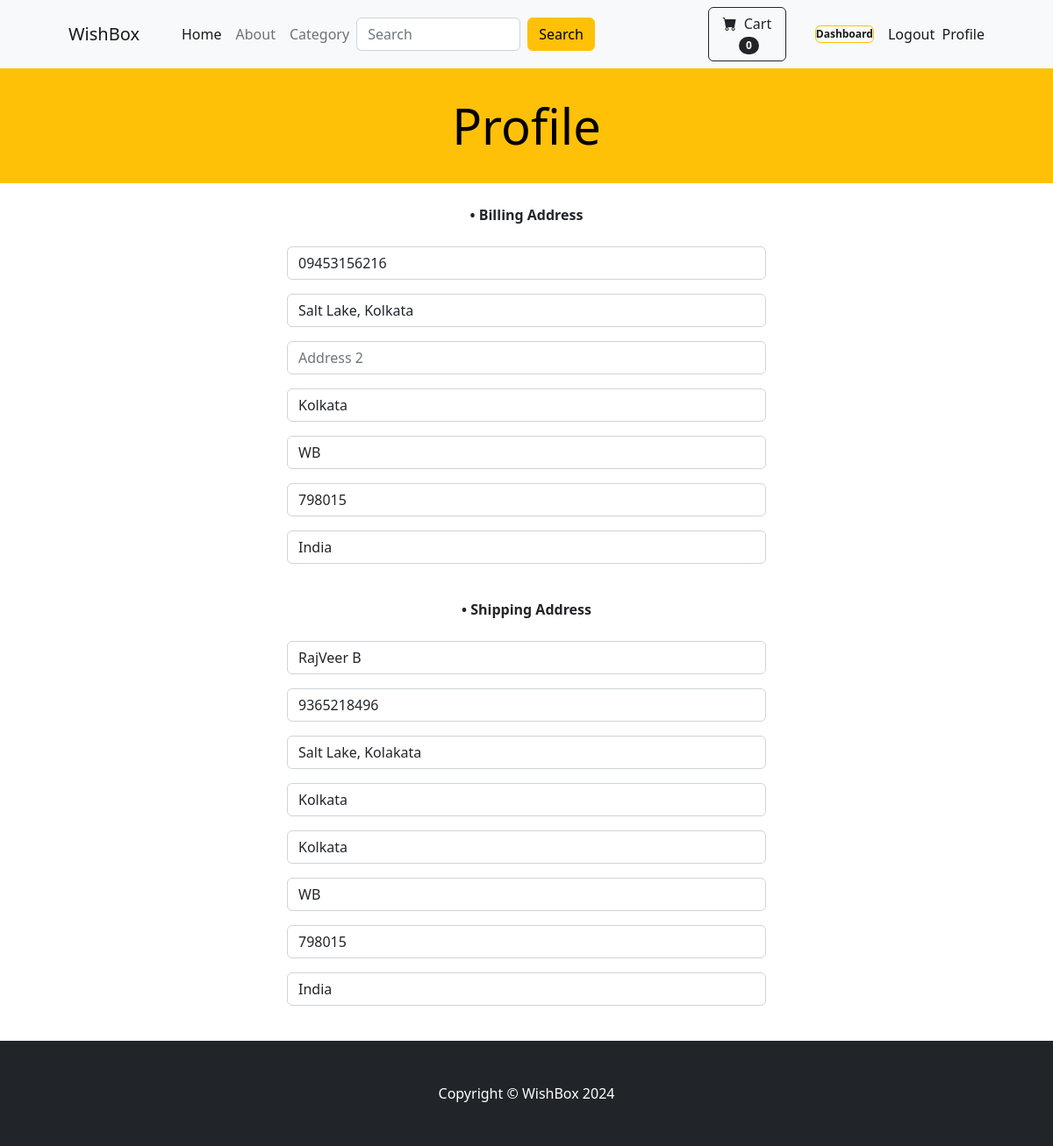
Screenshot of /update_user_info/ (signed in) with the database file from the repository.
### store/models.py (models this page shows, shortened)
class Profile(models.Model):
    user = models.OneToOneField(User, on_delete=models.CASCADE)
    date_modified = models.DateTimeField(User, auto_now=True)
    phone = models.CharField(max_length=13, blank=True)
    address1 = models.CharField(max_length=200, blank=True)
    address2 = models.CharField(max_length=200, blank=True)
    city = models.CharField(max_length=200, blank=True)
    state = models.CharField(max_length=200, blank=True)
    zipcode = models.CharField(max_length=200, blank=True)
    country = models.CharField(max_length=200, blank=True)
    old_cart = models.CharField(max_length=200, blank=True, null=True)

### payment_app/models.py (models this page shows, shortened)
class ShippingAddress(models.Model):
    user = models.ForeignKey(User, on_delete=models.CASCADE, blank=True, null=True)
    shipping_full_name = models.CharField(max_length=50)
    shipping_email = models.CharField(max_length=50)
    shipping_phone = models.CharField(max_length=15)
    shipping_address1 = models.CharField(max_length=200)
    shipping_address2 = models.CharField(max_length=200, blank=True, null=True)
    shipping_city = models.CharField(max_length=50)
    shipping_state = models.CharField(max_length=50, blank=True, null=True)
    shipping_zipcode = models.CharField(max_length=10, blank=True, null=True)
    shipping_country = models.CharField(max_length=50)
    class Meta:
        verbose_name_plural = "Shipping Address"

### store/views.py (the view, shortened to what this page needs)
# urls.py: path('update_user_info/', views.update_user_info, name='update_user_info'),
def update_user_info(request):
    if request.user.is_authenticated:
        current_user = Profile.objects.get(user__id=request.user.id)
        shipping_user = ShippingAddress.objects.get(user__id=request.user.id)
        info_form = UserInfoForm(request.POST or None, instance=current_user)
        shipping_form = ShippingForm(request.POST or None, instance=shipping_user)
        return render(request, 'update_user_info.html', {'info_form':info_form, 'shipping_form':shipping_form})
    else:
        messages.success(request, "You must be logged in!")
        return redirect('home')

### store/forms.py
class UserInfoForm(forms.ModelForm):
    phone = forms.CharField(label="", widget=forms.TextInput(attrs={'class':'form-control', 'placeholder':'Phone No.'}), required=False)
    address1 = forms.CharField(label="", widget=forms.TextInput(attrs={'class':'form-control', 'placeholder':'Address 1'}), required=False)
    address2 = forms.CharField(label="", widget=forms.TextInput(attrs={'class':'form-control', 'placeholder':'Address 2'}), required=False)
    city = forms.CharField(label="", widget=forms.TextInput(attrs={'class':'form-control', 'placeholder':'City'}), required=False)
    state = forms.CharField(label="", widget=forms.TextInput(attrs={'class':'form-control', 'placeholder':'State'}), required=False)
    zipcode = forms.CharField(label="", widget=forms.TextInput(attrs={'class':'form-control', 'placeholder':'ZipCode'}), required=False)
    country = forms.CharField(label="", widget=forms.TextInput(attrs={'class':'form-control', 'placeholder':'Country'}), required=False)
    class Meta:
        model = Profile
        fields = ["phone", "address1", "address2", "city", "state", "zipcode", "country"]

### cart/cart.py (called while the page is built)
    def __len__(self):
        return len(self.cart)

### cart/context_processors.py (called while the page is built)
def cart(request):
    return {'cart': Cart(request)}

### store/templates/update_user_info.html (shortened to what this page needs)
{% extends "base.html" %}
{% block content %}
    <header class="bg-warning py-2">
        <div class="container px-4 px-lg-5 my-4">
            <div class="text-center text-black">
                <h1 class="display-4">Profile</h1>
            </div>
        </div>
    </header>
    <br>
    <div class="container">
        <div class="row">
            <center>
                <strong>• Billing Address</strong>
                <br><br>
            </center>
            <div class="col-md-6 offset-md-3">
                <form method="POST" action="{% url 'update_user_info' %}">
                    {{ info_form.as_p }}
                    <br>
                    <center>
                        <strong>• Shipping Address</strong>
                        <br><br>
                    </center>
                    {{ shipping_form.as_p }}
                    <br>
                    <button class="btn btn-info btn-lg rounded-pill" type="submit">Update</button>
                </form>
            </div>
        </div>
    </div>
    <br><br><br>
{% endblock %}

### rows the page displays
Profile: phone "09453156216", address1 "Salt Lake, Kolkata", city "Kolkata", state "WB", zipcode "798015", country "India"
ShippingAddress: shipping_full_name "RajVeer B", shipping_phone "9365218496", shipping_address1 "Salt Lake, Kolakata", shipping_address2 "Kolkata", shipping_city "Kolkata", shipping_state "WB", shipping_zipcode "798015", shipping_country "India"

### other values shown
{{ cart|length }} "0"
